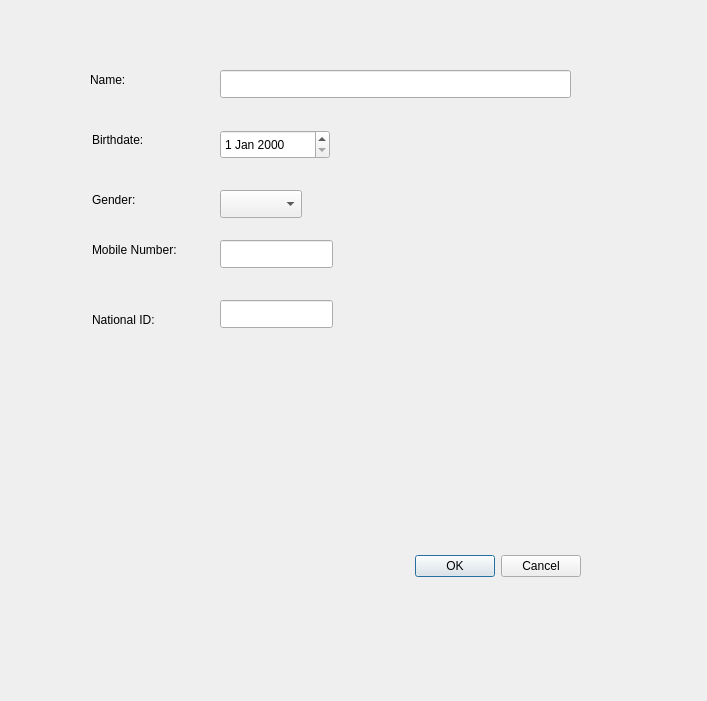
<?xml version="1.0" encoding="UTF-8"?>
<ui version="4.0">
 <class>PatientRegistrationDialog</class>
 <widget class="QDialog" name="PatientRegistrationDialog">
  <property name="geometry">
   <rect>
    <x>0</x>
    <y>0</y>
    <width>707</width>
    <height>701</height>
   </rect>
  </property>
  <property name="windowTitle">
   <string>Dialog</string>
  </property>
  <widget class="QDialogButtonBox" name="buttonBox">
   <property name="geometry">
    <rect>
     <x>240</x>
     <y>550</y>
     <width>341</width>
     <height>32</height>
    </rect>
   </property>
   <property name="orientation">
    <enum>Qt::Orientation::Horizontal</enum>
   </property>
   <property name="standardButtons">
    <set>QDialogButtonBox::StandardButton::Cancel|QDialogButtonBox::StandardButton::Ok</set>
   </property>
  </widget>
  <widget class="QLineEdit" name="txtName">
   <property name="geometry">
    <rect>
     <x>220</x>
     <y>70</y>
     <width>351</width>
     <height>28</height>
    </rect>
   </property>
  </widget>
  <widget class="QDateEdit" name="dateBirth">
   <property name="geometry">
    <rect>
     <x>220</x>
     <y>130</y>
     <width>110</width>
     <height>29</height>
    </rect>
   </property>
  </widget>
  <widget class="QComboBox" name="comboGender">
   <property name="geometry">
    <rect>
     <x>220</x>
     <y>190</y>
     <width>82</width>
     <height>28</height>
    </rect>
   </property>
  </widget>
  <widget class="QLineEdit" name="txtMobile">
   <property name="geometry">
    <rect>
     <x>220</x>
     <y>240</y>
     <width>113</width>
     <height>28</height>
    </rect>
   </property>
  </widget>
  <widget class="QLineEdit" name="txtNationalID">
   <property name="geometry">
    <rect>
     <x>220</x>
     <y>300</y>
     <width>113</width>
     <height>28</height>
    </rect>
   </property>
  </widget>
  <widget class="QLabel" name="label">
   <property name="geometry">
    <rect>
     <x>90</x>
     <y>70</y>
     <width>101</width>
     <height>20</height>
    </rect>
   </property>
   <property name="text">
    <string>Name:</string>
   </property>
  </widget>
  <widget class="QLabel" name="label_2">
   <property name="geometry">
    <rect>
     <x>92</x>
     <y>130</y>
     <width>101</width>
     <height>20</height>
    </rect>
   </property>
   <property name="text">
    <string>Birthdate:</string>
   </property>
  </widget>
  <widget class="QLabel" name="label_3">
   <property name="geometry">
    <rect>
     <x>92</x>
     <y>190</y>
     <width>91</width>
     <height>20</height>
    </rect>
   </property>
   <property name="text">
    <string>Gender:</string>
   </property>
  </widget>
  <widget class="QLabel" name="label_4">
   <property name="geometry">
    <rect>
     <x>92</x>
     <y>240</y>
     <width>111</width>
     <height>20</height>
    </rect>
   </property>
   <property name="text">
    <string>Mobile Number:</string>
   </property>
  </widget>
  <widget class="QLabel" name="label_5">
   <property name="geometry">
    <rect>
     <x>92</x>
     <y>310</y>
     <width>101</width>
     <height>20</height>
    </rect>
   </property>
   <property name="text">
    <string>National ID:</string>
   </property>
  </widget>
 </widget>
 <resources/>
 <connections>
  <connection>
   <sender>buttonBox</sender>
   <signal>accepted()</signal>
   <receiver>PatientRegistrationDialog</receiver>
   <slot>accept()</slot>
   <hints>
    <hint type="sourcelabel">
     <x>248</x>
     <y>254</y>
    </hint>
    <hint type="destinationlabel">
     <x>157</x>
     <y>274</y>
    </hint>
   </hints>
  </connection>
  <connection>
   <sender>buttonBox</sender>
   <signal>rejected()</signal>
   <receiver>PatientRegistrationDialog</receiver>
   <slot>reject()</slot>
   <hints>
    <hint type="sourcelabel">
     <x>316</x>
     <y>260</y>
    </hint>
    <hint type="destinationlabel">
     <x>286</x>
     <y>274</y>
    </hint>
   </hints>
  </connection>
 </connections>
</ui>
